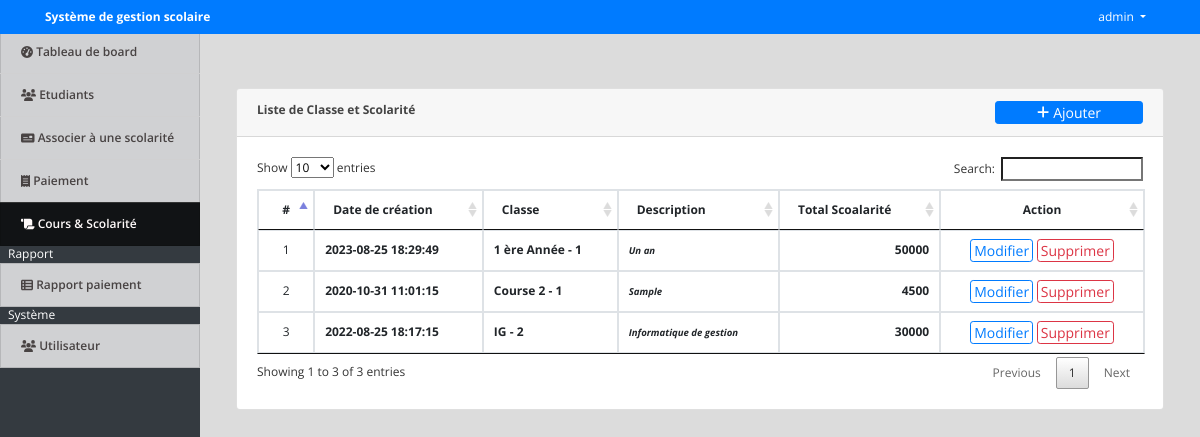
/index.php?page=courses (signed in), run on an earlier commit of the app's database.
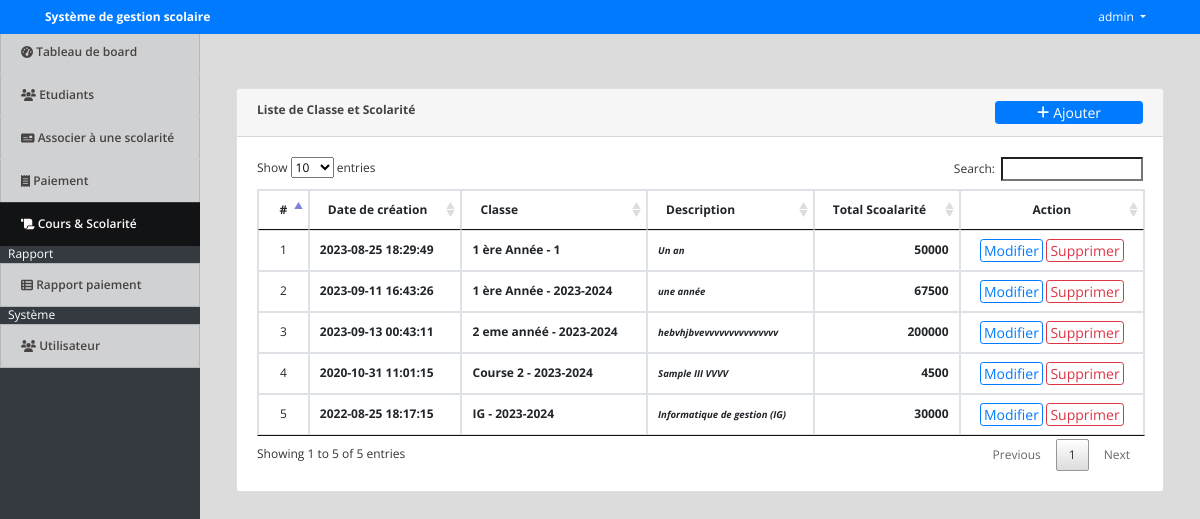
And on a later commit of the database.
### tables this page shows
CREATE TABLE `courses` (
  `id` int(30) NOT NULL,
  `course` varchar(100) NOT NULL,
  `description` text NOT NULL,
  `level` varchar(150) NOT NULL,
  `total_amount` int(11) NOT NULL,
  `date_created` datetime NOT NULL DEFAULT current_timestamp()
);

### courses.php (the view, shortened to what this page needs)
<?php include('db_connect.php');?>
<div class="container-fluid">
	<div class="col-lg-12">
		<div class="row">
			<div class="col-md-12">
				<div class="card">
					<div class="card-header">
						<b>Liste de Classe et Scolarité</b>
						<span class="float:right"><a class="btn btn-primary btn-block btn-sm col-sm-2 float-right" href="javascript:void(0)" id="new_course">
					<i class="fa fa-plus"></i> Ajouter
				</a></span>
					</div>
					<div class="card-body">
						<table class="table table-condensed table-bordered table-hover">
							<thead>
								<tr>
									<th class="text-center">#</th>
									<th class="">Date de création</th>
									<th class="">Classe</th>
									<th class="">Description</th>
									<th class="">Total Scoalarité</th>
									<th class="text-center">Action</th>
								</tr>
							</thead>
							<tbody>
								<?php
								$i = 1;
								$course = $conn->query("SELECT * FROM courses  order by course asc ");
								while($row=$course->fetch_assoc()):
								?>
								<tr>
									<td class="text-center"><?php echo $i++ ?></td>
									<td>
										<p> <b><?php echo $row['date_created']?></b></p>
									</td>
									<td>
										<p> <b><?php echo $row['course'] . " - " . $row['level'] ?></b></p>
									</td>
									<td class="">
										 <p><small><i><b><?php echo $row['description'] ?></i></small></p>
									</td>
									<td class="text-right">
										<p> <b><?php echo $row['total_amount'] ?></b></p>
									</td>
									<td class="text-center">
										<button class="btn btn-sm btn-outline-primary edit_course" type="button" data-id="<?php echo $row['id'] ?>" >Modifier</button>
										<button class="btn btn-sm btn-outline-danger delete_course" type="button" data-id="<?php echo $row['id'] ?>">Supprimer</button>
									</td>
								</tr>
								<?php endwhile; ?>
							</tbody>
						</table>
					</div>
				</div>
			</div>
		</div>
	</div>
</div>

What changed in the data, as far as the page shows it:
added courses: date_created "2023-09-11 16:43:26", course "1 ère Année", level "2023-2024", description "une année", total_amount "67500"
added courses: date_created "2023-09-13 00:43:11", course "2 eme annéé", level "2023-2024", description "hebvhjbvevvvvvvvvvvvvvvv", total_amount "200000"
changed courses "Course 2": level "1" → "2023-2024"; description "Sample" → "Sample III VVVV"
changed courses "IG": level "2" → "2023-2024"; description "Informatique de gestion" → "Informatique de gestion (IG)"
Also different on the page:
text written by a page script: "Show entries Search: Showing 1 to 3 of 3 entries Previous 1 Next" → "Show entries Search: Showing 1 to 5 of 5 entries Previous 1 Next"
